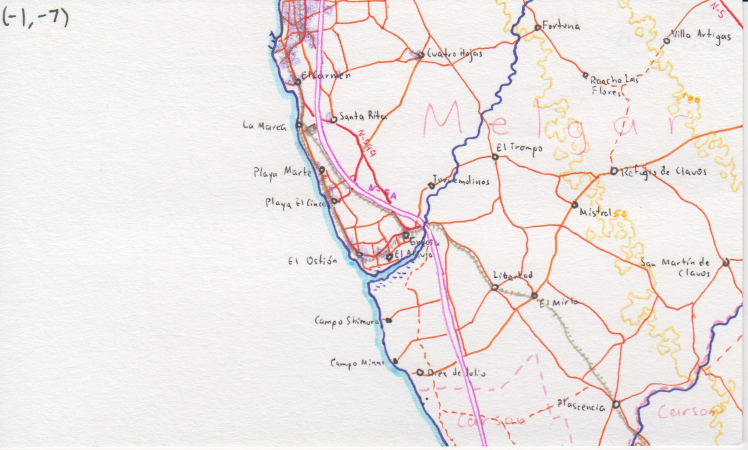
#> input picture originals/-1,-7.jpg, 1496 x 900 px (shown at 1/2 size); its folder holds 5 pictures in this run
$ python make_mosaics.py
#> lines starting #> are read from the running program, lines starting #| are printed output that depends on the picture
import os
import sys
from PIL import Image

def get_source_filenames(base_x=0,
                         base_y=0,
                         scale_x=2,
                         scale_y=2,
                         layer=1,
                         prefix=''):
    """
        Get possible filenames for base.
    """
    filename_list = []
    if scale_x <= 0 or scale_y <= 0 or layer < 1:
        return filename_list
    for x in range(base_x, base_x + scale_x - 1):
        for y in range(base_y, base_y + scale_y - 1):
            filename_list.append(f"{prefix}{x},{y}.jpg")
    return filename_list

def get_source_filename(x=0,
                        y=0,
                        prefix=''):
    """
        Get filename for a base cell.
    """
    return f"{prefix}{x},{y}.jpg"

def get_layer_cell_filename(
    base_x=0,
    base_y=0,
    scale_x=2,
    scale_y=2,
    layer=1,
    prefix=''
):
    return f"{prefix}l{layer}x{scale_x}y{scale_y}__{base_x},{base_y}.jpg"

def get_base_dimensions(
    input_path='./originals',
    filename='.jpg',
):
    """
        Gets the first image file from the directory matching the "filename" suffix
        and returns its dimensions.
    """
    for root, dirs, files in os.walk(input_path):
        for file in files:
            if file.endswith(filename):
                image = Image.open(f"{input_path}/{file}")
                return image.size

def make_layer_cell(
    input_path='./originals',
    output_path='./layers',
    base_x=0,
    base_y=0,
    scale_x=2,
    scale_y=2,
    layer=1,
    min_x=0,
    max_x=1,
    min_y=0,
    max_y=1,
    output_width=0,
    output_height=0,
    reverse_y=True,
):
    """
        Creates a single layer cell file
    """
    # ensure we have an width and height for the output image
    if output_width == 0 or output_height == 0:
        # use the width and height of the first file
        sample_file = Image.open(f"{input_path}/{get_source_filename(base_x, base_y)}")
        output_width, output_height = sample_file.size

    # create the blank output image
    result = Image.new('RGB', (output_width, output_height))

    # get width and height to resize sources to
    resized_width = output_width // (scale_x ** layer)
    resized_height = output_height // (scale_y ** layer)

    for x in range(
        max([min_x, base_x]),
        min([max_x + 1, base_x + (scale_x ** layer)])
    ):
        for y in range(
            max([min_y, base_y]),
            min([max_y + 1, base_y + (scale_y ** layer)])
        ):
            x_on_canvas = (x - base_x) * resized_width
            y_on_canvas = (y - base_y) * resized_height
            if (reverse_y):
                y_on_canvas = output_height - ((y - base_y) + 1) * resized_height

            try:
                # get the file
                source_file = Image.open(f"{input_path}/{get_source_filename(x, y)}")

                # resize to right size as per scale
                # see: https://pillow.readthedocs.io/en/latest/handbook/concepts.html#filters-comparison-table
                resized_file = source_file.resize((resized_width, resized_height), Image.LANCZOS)

                # paste on canvas
                result.paste(resized_file, (x_on_canvas, y_on_canvas))
            except FileNotFoundError:
                print(f"File not found: {input_path}/{get_source_filename(x, y)}")
                continue

    # write result to disk; for now, assume the output layer exists
    layer_cell_filename = get_layer_cell_filename(base_x, base_y, scale_x, scale_y, layer)
    print(f">> Writing: {output_path}/{layer}/{layer_cell_filename}")
    result.save(f"{output_path}/{layer}/{layer_cell_filename}")

def get_edges(
    input_path='./originals'
):
    """
        Gets the minimum and maximum coordinates available in the original tiles
    """
    # https://stackoverflow.com/questions/7604966/maximum-and-minimum-values-for-ints
    min_x = sys.maxsize
    min_y = sys.maxsize
    max_x = -sys.maxsize
    max_y = -sys.maxsize

    for root, dirs, files in os.walk(input_path):
        for file in files:
            try:
                coords1 = file.split(',')
                coords2 = coords1[1].split('.')

                coord_x = int(coords1[0])
                coord_y = int(coords2[0])

                min_x = coord_x if coord_x < min_x else min_x
                max_x = coord_x if coord_x > max_x else max_x
                min_y = coord_y if coord_y < min_y else min_y
                max_y = coord_y if coord_y > max_y else max_y
            except ValueError:
                continue
            except IndexError:
                continue
    return ((min_x, min_y), (max_x, max_y))

def ensure_base_dimensions(
    output_width = 0,
    output_height = 0,
    input_path = './originals'
):
    """
        Returns output_width and output_height. If initially provided as 0,
        the variables are first set to the size of a sample tile
    """
    if output_width == 0 or output_height == 0:
        base_dimensions = get_base_dimensions(input_path, '0,0.jpg')
        if (base_dimensions == None):
            print("Cannot get base dimensions")
            return
        (output_width, output_height) = base_dimensions
        print(f"base dimensions: {base_dimensions}")
    return (output_width, output_height)

def make_layer(
    input_path='./originals',
    output_path='./layers',
    scale_x=2,
    scale_y=2,
    layer=1,
    output_width=0,
    output_height=0,
    reverse_y=True,
):
    """
        Creates a whole layer out of original cells
    """
    ((min_x, min_y), (max_x, max_y)) = get_edges(input_path)
    step_x = int(scale_x ** layer)
    step_y = int(scale_y ** layer)

    # get output dimensions
    (output_width, output_height) = ensure_base_dimensions(output_width, output_height, input_path)

    for x in range(min_x, max_x, step_x):
        for y in range(min_y, max_y, step_y):
            make_layer_cell(input_path, output_path, x, y, scale_x, scale_y, layer, min_x, max_x, min_y, max_y, output_width, output_height, reverse_y)

def make_layers(
    input_path='./originals',
    output_path='./layers',
    scale_x=2,
    scale_y=2,
    output_width=0,
    output_height=0,
    reverse_y=True,
    min_layer=0,
    max_layer=6,
):
    """
        Create a number of layers.
    """
    # get output dimensions
    (output_width, output_height) = ensure_base_dimensions(output_width, output_height, input_path)
#> in ensure_base_dimensions, `base_dimensions = get_base_dimensions(input_path, '0,0.jpg')`: base_dimensions = (1491, 898)
#> in ensure_base_dimensions, `(output_width, output_height) = base_dimensions`: output_width = 1491; output_height = 898
#| base dimensions: (1491, 898)
#> output_width = 1491; output_height = 898

    for layer in range(max([0, min_layer]), max_layer):
        print(f"> Creating layer {layer}.")
        make_layer(input_path, output_path, scale_x, scale_y, layer, output_width, output_height, reverse_y)
#> in make_layer, `(output_width, output_height) = ensure_base_dimensions(output_width, o..`: output_width = 1491; output_height = 898
#> in make_layer_cell, `result = Image.new('RGB', (output_width, output_height))`: result: PIL image 1491x898 RGB; every value is 0
#> in make_layer_cell, `resized_width = output_width // (scale_x ** layer)`: resized_width = 1491
#> in make_layer_cell, `resized_height = output_height // (scale_y ** layer)`: resized_height = 898
#> in make_layer_cell, `x_on_canvas = (x - base_x) * resized_width`: x_on_canvas = 0
#> in make_layer_cell, source_file is the input picture: PIL image 1496x900 RGB; mean R, G, B 238.4, 231.7, 230.1
#> in make_layer_cell, `resized_file = source_file.resize((resized_width, resized_height), Ima..`:
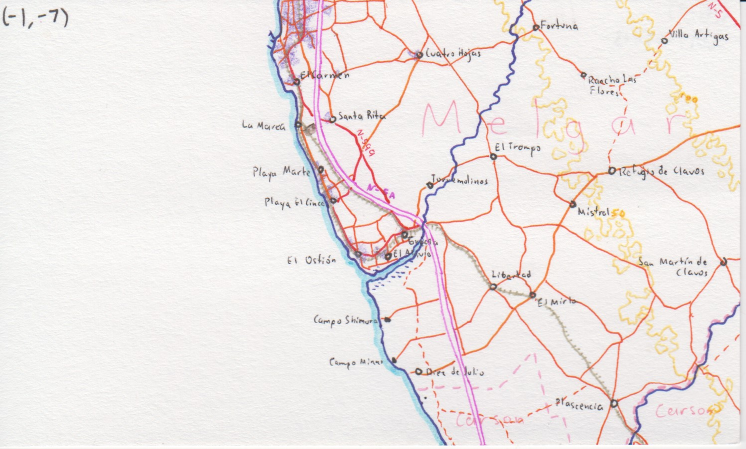
#> resized_file: PIL image 1491x898 RGB (shown at 1/2 size); mean R, G, B 238.4, 231.7, 230.1

        # [4 lines of commented-out code are left out]

if __name__ == '__main__':
    make_layers()
    # make_layer_cell(base_x=0, base_y=4, min_x=-2, max_x=6, min_y=-2, max_y=10)
